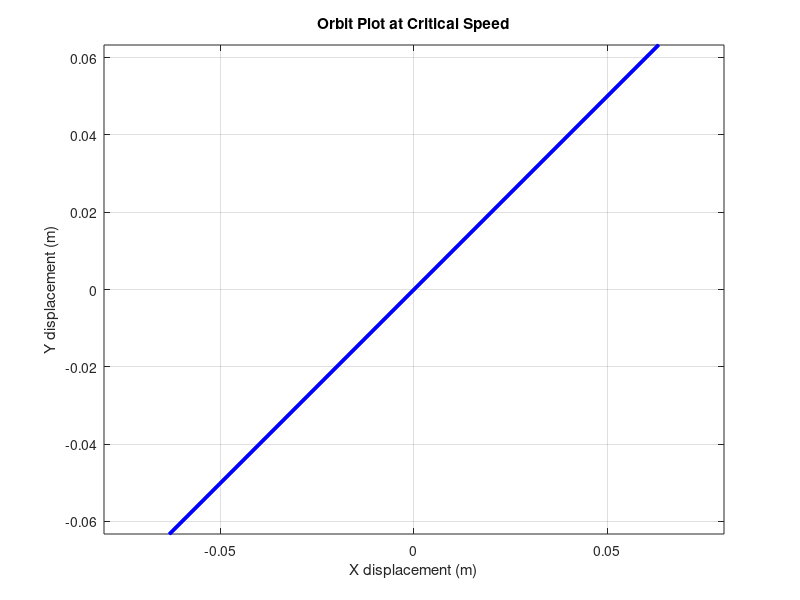
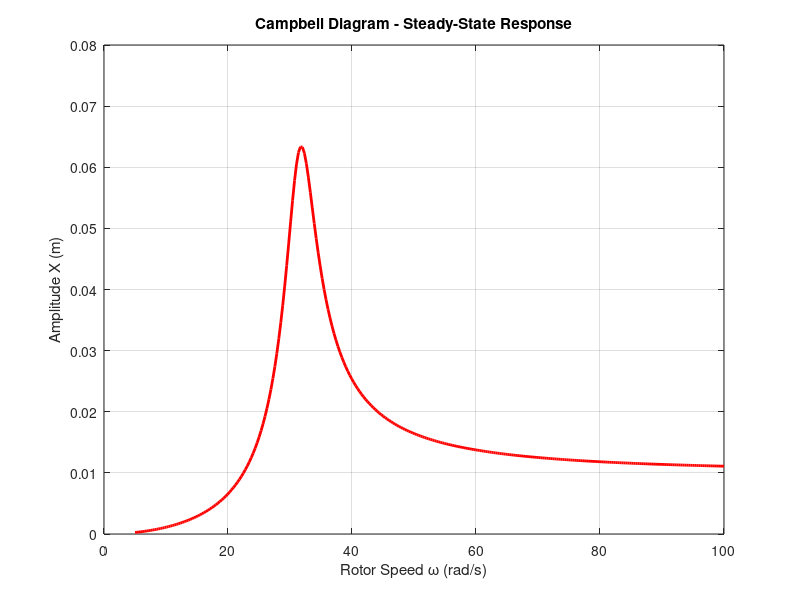

These figures' MATLAB source, in order:

% Jeffcott Rotor Simulation with Orbit Plot and Campbell Diagram
% Jasmine Pae - Aerospace Application of Vibration

clc; clear; close all;

%% Parameters
m = 1;              % kg, rotor mass
k = 1000;           % N/m, shaft stiffness
c = 5;              % Ns/m, damping
e = 0.01;           % m, eccentricity (imbalance)
omega_range = linspace(5, 100, 300);  % rad/s

wn = sqrt(k/m);     % natural frequency
X_response = zeros(size(omega_range));

%% Steady-State Amplitude vs Speed (Campbell Data)
for i = 1:length(omega_range)
    omega = omega_range(i);
    num = m * e * omega^2;
    denom = sqrt((k - m * omega^2)^2 + (c * omega)^2);
    X_response(i) = num / denom;
end

%% Orbit Plot at Resonance
omega_res = wn;     % simulate at critical speed
t = linspace(0, 2*pi/omega_res*5, 1000);  % simulate 5 cycles
F = m * e * omega_res^2;
A = F / sqrt((k - m * omega_res^2)^2 + (c * omega_res)^2);
phi = atan2(c * omega_res, (k - m * omega_res^2));

x = A * cos(omega_res * t);
y = A * sin(omega_res * t + phi);  % 90° out of phase creates orbit

%% Plot Orbit
figure;
plot(x, y, 'b', 'LineWidth', 2);
axis equal;
xlabel('X displacement (m)');
ylabel('Y displacement (m)');
title('Orbit Plot at Critical Speed');
grid on;

%% Plot Campbell Diagram (Amplitude vs Speed)
figure;
plot(omega_range, X_response, 'r', 'LineWidth', 2);
xlabel('Rotor Speed ω (rad/s)');
ylabel('Amplitude X (m)');
title('Campbell Diagram - Steady-State Response');
grid on;
